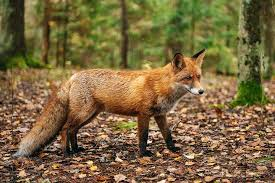
#> input picture Week_3/images.jpg, 275 x 183 px, found by its file name
$ jupyter execute 08-Arithmetic-Operations.ipynb
#> lines starting #> are read from the running program, lines starting #| are printed output that depends on the picture
##<div style="direction:ltr;text-align:left;font-family:Arial, Tahoma">Arithmetic Operations</div>
<div style="direction:ltr;text-align:left;font-family:Arial, Tahoma"> Arithmetic operations are simple operations that allow us to directly increase or decrease the color intensity. <br> The operations are performed on corresponding elements of two arrays with the same dimensions, and the final result will be a decrease or increase in the image brightness. </div>

##<div style="direction:ltr;text-align:left;font-family:Arial, Tahoma">Reminder</div>
<div style="direction:ltr;text-align:left;font-family:Arial, Tahoma"> Since images in OpenCV use the data type `uint8`, which is an 8-bit unsigned integer, <br> and considering that 8 bits can represent \(2^8 = 256\) different values, values outside the range 0–255 are not allowed. If a larger number is assigned, the variable will overflow. </div>

[cell 1]
import numpy as np

a = np.ones([2], dtype = "uint8")
b = a * 100
print(b)
print(b + 155)
print(b + 160)

<div style="direction:rtl;text-align:right;font-family:Tahoma">
Naturally, when broadcasting is not performed and we add matrices of the same size element-wise, we obtain similar results.
</div>

[cell 2]
import numpy as np

m1 = np.array([[150, 155], [156, 157]], dtype = "uint8")
m2 = np.ones([2,2], dtype = "uint8") * 100
print("m1:")
print(m1)
print("m2:")
print(m2)
print("m1+m2:")
print(m1 + m2)

<div style="direction:rtl;text-align:right;font-family:Tahoma">
There were various solutions to address this problem, including ...</div>

[cell 3]
m1 = np.array([[150, 155], [156, 157]], dtype = "uint8")
m2 = np.ones([2,2], dtype = "uint8") * 100 #or you can simply write 100

modified_m1 = m1.astype('int16') + m2
modified_m1 = np.minimum(modified_m1, 255)
modified_m1 = modified_m1.astype('uint8')
modified_m1

[cell 4]
import numpy as np

m1 = np.array([[150, 155], [156, 157]], dtype = "uint8")

value_to_add = 100
max_threshold = 255 - 100

m1[m1 >= max_threshold] = 255
m1[m1 < max_threshold] += value_to_add

print(m1)

##<div style="direction:ltr;text-align:left;font-family:Arial, Tahoma">Arithmetic Operations in OpenCV</div>
<div style="direction:ltr;text-align:left;font-family:Arial, Tahoma"> If we use the functions <b>cv2.add</b> and <b>cv2.subtract</b>, we will not encounter this problem, and values below 0 will remain 0, while values above 255 will remain 255. </div>

[cell 5]
import cv2
import numpy as np
import matplotlib.pyplot as plt

image = cv2.imread("C:/Users/sudob/OneDrive/Desktop/Week_3/images.jpg")
#> image is the input picture: shape (183, 275, 3); mean B, G, R 64.2, 103.6, 123.1

# Create a matrix of ones, then multiply it by a scaler of 100
# This gives a matrix with same dimesions of our image with all values being 100
M = np.ones(image.shape, dtype = "uint8") * 100

added = cv2.add(image, M)
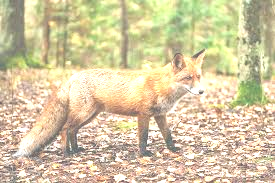
#> added: shape (183, 275, 3); mean B, G, R 163.7, 200.9, 213.6
subtracted = cv2.subtract(image, M)
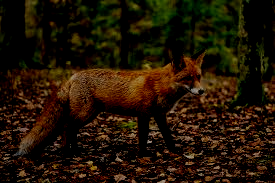
#> subtracted: shape (183, 275, 3); mean B, G, R 5.4, 20.2, 33.9


plt.figure(figsize=[15,5])
plt.subplot(131);plt.imshow(image[...,::-1]);plt.title("Original");
plt.subplot(132);plt.imshow(added[...,::-1]);plt.title("Added");
plt.subplot(133);plt.imshow(subtracted[...,::-1]);plt.title("Subtracted");


cv2.imshow("Original", image)
cv2.imshow("Added", added)
cv2.imshow("Subtracted", subtracted)

cv2.waitKey(0)
cv2.destroyAllWindows()

## <div style="direction:ltr;text-align:left;font-family:Arial, Tahoma">Practical Example: Combining Color Images</div>

[cell 6]
import cv2
import matplotlib.pyplot as plt

img1 = cv2.imread("C:/Users/sudob/OneDrive/Desktop/Week_3/images.jpg")
img2 = cv2.imread("C:/Users/sudob/OneDrive/Desktop/Week_3/bear.jpg")
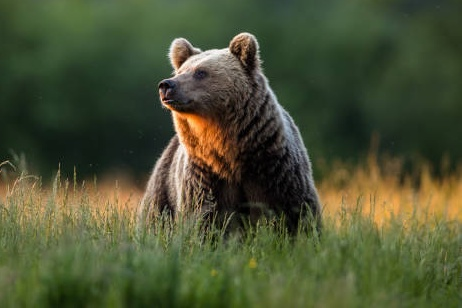
#> input picture Week_3/bear.jpg, 462 x 308 px, found by its file name
#> img2 is the input picture: shape (308, 462, 3); mean B, G, R 51.9, 82.1, 75.3

img2 = cv2.resize(img2, (img1.shape[1], img1.shape[0]))
#> img2: shape (183, 275, 3)

output_image = cv2.add(img1, img2)

plt.figure(figsize=[10,5])
plt.subplot(131); plt.imshow(img1[...,::-1]); plt.title("Image1")
plt.subplot(132); plt.imshow(img2[...,::-1]); plt.title("Image2")
plt.subplot(133); plt.imshow(output_image[...,::-1]); plt.title("Added Image")

[cell 7]
import cv2
import numpy as np

img1 = cv2.imread("C:/Users/sudob/OneDrive/Desktop/Week_3/bear.jpg")
img2 = cv2.imread("C:/Users/sudob/OneDrive/Desktop/Week_3/images.jpg")

print(img1.shape)
#| (308, 462, 3)
print(img2.shape)
#| (183, 275, 3)

[cell 8]
logo_h, logo_w = img2.shape[:2]
#> logo_h = 183; logo_w = 275
img_h, img_w = img1.shape[:2]
#> img_h = 308; img_w = 462

location_h = min(200, img_h - logo_h)
#> location_h = 125
location_w = min(200, img_w - logo_w)
#> location_w = 187

padded_img2 = np.zeros_like(img1)

padded_img2[location_h:location_h+logo_h,
            location_w:location_w+logo_w] = img2
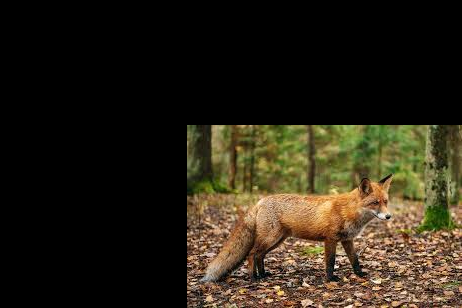
#> padded_img2: shape (308, 462, 3); mean B, G, R 22.7, 36.7, 43.5

[cell 9]
output_image = cv2.add(img1,padded_img2)
#> output_image: shape (308, 462, 3)
plt.imshow(output_image[...,::-1])

<div style="direction:ltr;text-align:left;font-family:Arial, Tahoma"> Alpha and beta appear in the second formula. </div> <br> $$ g(x) = (1 - \alpha) f_0(x) + \alpha f_1(x) $$ $$ \text{dst} = \alpha \cdot \text{img1} + \beta \cdot \text{img2} + \gamma $$ <br> [OpenCV Documentation – Image Arithmetic](https://docs.opencv.org/3.2.0/d0/d86/tutorial_py_image_arithmetics.html)

[cell 10]
import cv2
import matplotlib.pyplot as plt

img1 = cv2.imread("C:/Users/sudob/OneDrive/Desktop/Week_3/lion.jpg")
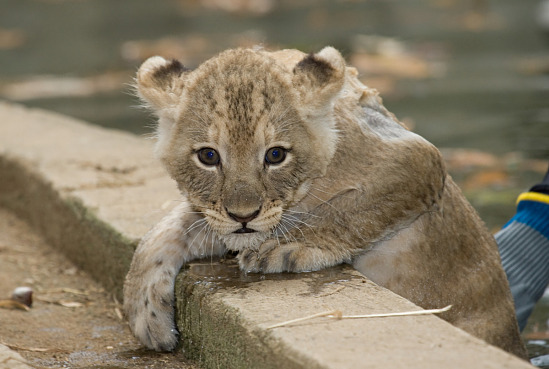
#> input picture Week_3/lion.jpg, 549 x 369 px, found by its file name
#> img1 is the input picture: shape (369, 549, 3); mean B, G, R 101.2, 122.3, 133.4
img2 = cv2.imread("C:/Users/sudob/OneDrive/Desktop/Week_3/Lion1.jpg")
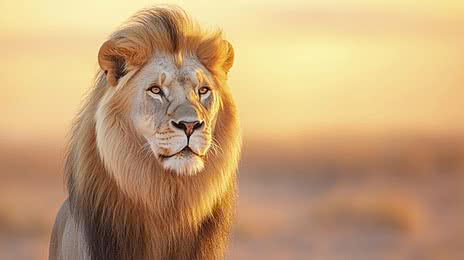
#> input picture Week_3/Lion1.jpg, 464 x 260 px, found by its file name
#> img2 is the input picture: shape (260, 464, 3); mean B, G, R 117.5, 160.8, 197.2

# resize img2 to match img1
img2 = cv2.resize(img2, (img1.shape[1], img1.shape[0]))
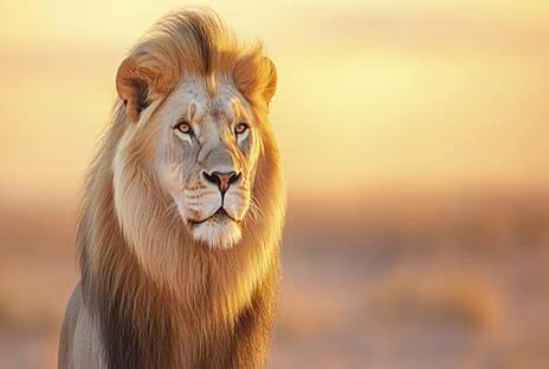
#> img2: shape (369, 549, 3); mean B, G, R 117.5, 160.7, 197.1

output_image = cv2.addWeighted(img1, 0.3, img2, 0.7, 0)
#> output_image: shape (369, 549, 3)

plt.figure(figsize=[10,5])
plt.subplot(131); plt.imshow(img1[...,::-1]); plt.title("Image 1")
plt.subplot(132); plt.imshow(img2[...,::-1]); plt.title("Image 2")
plt.subplot(133); plt.imshow(output_image[...,::-1]); plt.title("Blended")
plt.show()
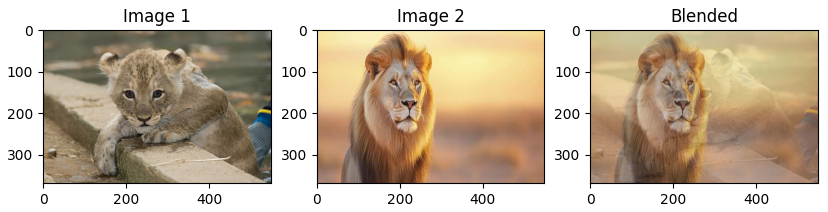
#> figure drawn by matplotlib, 3 panels

[cell 11]
output_image2_8 = cv2.addWeighted(img1,0.2,img2,0.8,0)
output_image5_5 = cv2.addWeighted(img1,0.5,img2,0.5,0)
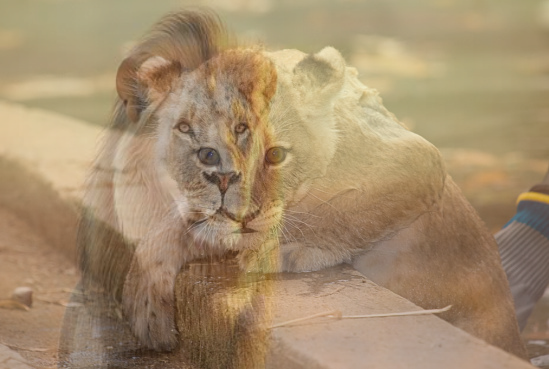
#> output_image5_5: shape (369, 549, 3); mean B, G, R 109.3, 141.5, 165.3
output_image8_2 = cv2.addWeighted(img1,0.8,img2,0.2,0)

plt.figure(figsize=[10,5])
plt.subplot(131);plt.imshow(output_image2_8[...,::-1]);plt.title("output_image2_8");
plt.subplot(132);plt.imshow(output_image5_5[...,::-1]);plt.title("output_image5_5");
plt.subplot(133);plt.imshow(output_image8_2[...,::-1]);plt.title("output_image8_2");
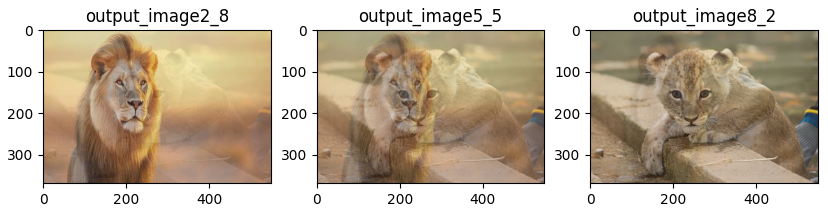
#> figure drawn by matplotlib, 3 panels
